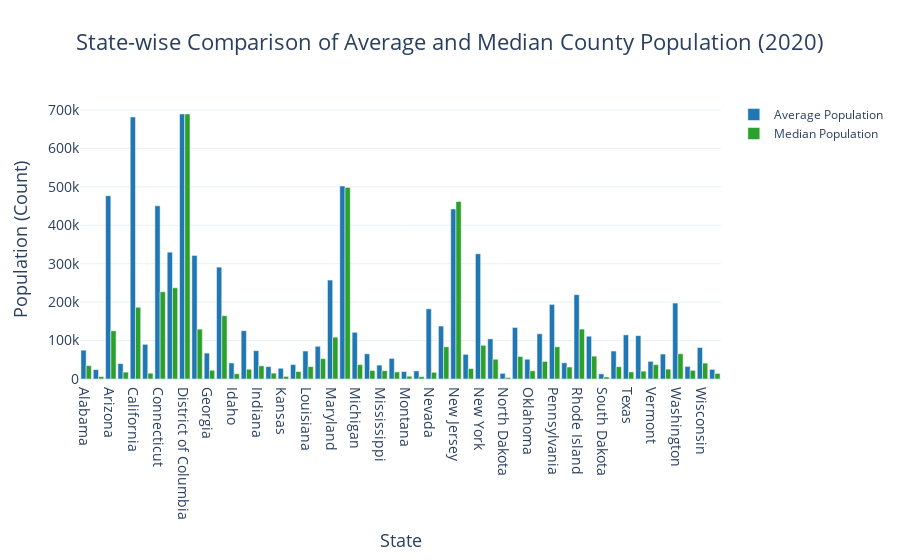

The notebook cell saved with this chart:
### Code cell
import plotly.graph_objs as go

# Aggregate data to calculate average and median county population per state for the year 2020
state_stats_2020 = df[df['YEAR'] == 2020].groupby('STNAME')['POPULATION'].agg(['mean', 'median']).reset_index()

# Create a bar chart
fig = go.Figure()
fig.add_trace(go.Bar(
    x=state_stats_2020['STNAME'],
    y=state_stats_2020['mean'],
    name='Average Population',
    marker_color='#1f77b4'  
))
fig.add_trace(go.Bar(
    x=state_stats_2020['STNAME'],
    y=state_stats_2020['median'],
    name='Median Population',
    marker_color='#2ca02c'  
))

# Customize the layout
fig.update_layout(
    title='State-wise Comparison of Average and Median County Population (2020)',
    title_x=0.5,  
    xaxis_title='State',
    yaxis_title='Population (Count)',
    barmode='group',
    template='plotly_white',
    title_font_size=22,
    xaxis_title_font_size=18,
    yaxis_title_font_size=18,
    xaxis_tickfont_size=14,
    yaxis_tickfont_size=14,
    legend_title_font_size=16,
    bargap=0.15  
)

# Save or show the figure
fig.show()
fig.write_html('C:\\Users\\sushe\\OneDrive\\Desktop\\your_plot.html')

### Figure 1 — Plotly figure (JSON) as saved in the notebook; plotly's stock layout.template omitted (floating-point values rounded to 4 significant figures)
{"data": [{"marker": {"color": "#1f77b4"}, "name": "Average Population", "type": "bar", "x": ["Alabama", "Alaska", "Arizona", "Arkansas", "California", "Colorado", "Connecticut", "Delaware", "District of Columbia", "Florida", "Georgia", "Hawaii", "Idaho", "Illinois", "Indiana", "Iowa", "Kansas", "Kentucky", "Louisiana", "Maine", "Maryland", "Massachusetts", "Michigan", "Minnesota", "Mississippi", "Missouri", "Montana", "Nebraska", "Nevada", "New Hampshire", "New Jersey", "New Mexico", "New York", "North Carolina", "North Dakota", "Ohio", "Oklahoma", "Oregon", "Pennsylvania", "Puerto Rico", "Rhode Island", "South Carolina", "South Dakota", "Tennessee", "Texas", "Utah", "Vermont", "Virginia", "Washington", "West Virginia", "Wisconsin", "Wyoming"], "y": [74990.0, 24450.0, 476800.0, 40150.0, 681700.0, 90210.0, 450743, 330000.0, 689545, 321500.0, 67370.0, 291100.0, 41800.0, 125600.0, 73760.0, 32230.0, 27980.0, 37550.0, 72780.0, 85150.0, 257400.0, 502100.0, 121400.0, 65590.0, 36110.0, 53520.0, 19360.0, 21090.0, 182600.0, 137800.0, 442300.0, 64170.0, 325800.0, 104400.0, 14700.0, 134100.0, 51420.0, 117700.0, 194100.0, 42130.0, 219500.0, 111300.0, 13430.0, 72750.0, 114700.0, 112800.0, 45930.0, 64900.0, 197600.0, 32610.0, 81860.0, 25080.0]}, {"marker": {"color": "#2ca02c"}, "name": "Median Population", "type": "bar", "x": ["Alabama", "Alaska", "Arizona", "Arkansas", "California", "Colorado", "Connecticut", "Delaware", "District of Columbia", "Florida", "Georgia", "Hawaii", "Idaho", "Illinois", "Indiana", "Iowa", "Kansas", "Kentucky", "Louisiana", "Maine", "Maryland", "Massachusetts", "Michigan", "Minnesota", "Mississippi", "Missouri", "Montana", "Nebraska", "Nevada", "New Hampshire", "New Jersey", "New Mexico", "New York", "North Carolina", "North Dakota", "Ohio", "Oklahoma", "Oregon", "Pennsylvania", "Puerto Rico", "Rhode Island", "South Carolina", "South Dakota", "Tennessee", "Texas", "Utah", "Vermont", "Virginia", "Washington", "West Virginia", "Wisconsin", "Wyoming"], "y": [34772, 6280.0, 125447, 17958, 186670, 15136, 226900.0, 237378, 689545, 129752, 22842, 164754, 13791, 25420.0, 34313, 15211, 6877, 19520.0, 32300, 52980.0, 108751, 498322, 37361, 22290, 21722, 18479, 7311, 6104, 17285, 83788, 461860, 27172, 87720.0, 51350.0, 3990, 58552, 21384, 45730.0, 83938, 31150.0, 129839, 59560.0, 5281, 32043, 18484, 20412, 37355, 25781, 65726, 22559, 41380.0, 14537]}], "layout": {"bargap": 0.15, "barmode": "group", "legend": {"title": {"font": {"size": 16}}}, "title": {"font": {"size": 22}, "text": "State-wise Comparison of Average and Median County Population (2020)", "x": 0.5}, "xaxis": {"tickfont": {"size": 14}, "title": {"font": {"size": 18}, "text": "State"}}, "yaxis": {"tickfont": {"size": 14}, "title": {"font": {"size": 18}, "text": "Population (Count)"}}}}
